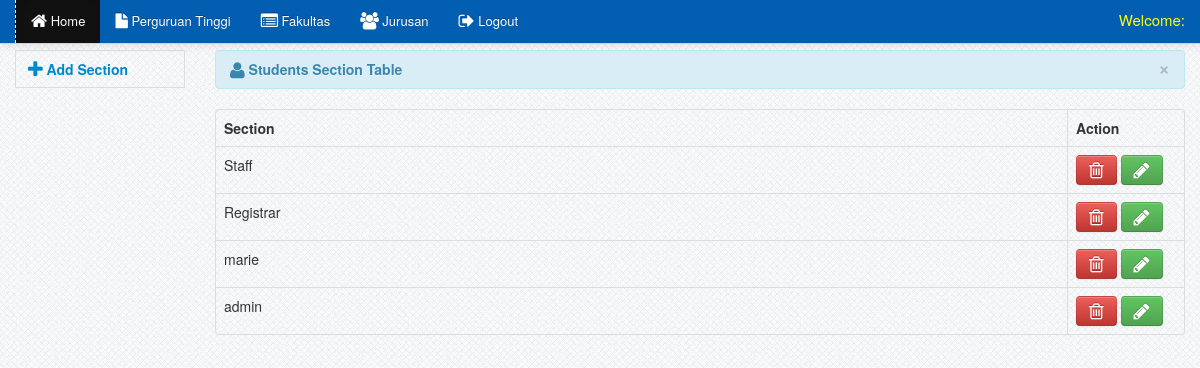
The page /registrar/section.php (signed in) on the database its author committed.
### tables this page shows
CREATE TABLE IF NOT EXISTS `users` (
  `user_id` int(11) NOT NULL AUTO_INCREMENT,
  `username` varchar(100) NOT NULL,
  `password` varchar(100) NOT NULL,
  `firstname` varchar(100) NOT NULL,
  `lastname` varchar(100) NOT NULL,
  `user_type` varchar(100) NOT NULL,
  PRIMARY KEY (`user_id`)
);

### registrar/section.php (the view, shortened to what this page needs)
<?php include('header.php'); ?>
<?php include('navbar_dasboard.php'); ?>
    <div class="container">
		<div class="margin-top">
			<div class="row">
			<div class="span2">
										<ul class="nav nav-tabs nav-stacked">
											<li>
											<a href="#add_user" data-toggle="modal" ><i class="icon-plus icon-large"></i>&nbsp;<strong>Add Section</strong></a>
											</li>
										</ul>
			</div>
			<div class="span10">
                            <table cellpadding="0" cellspacing="0" border="0" class="table  table-bordered" id="example">
                                <div class="alert alert-info">
                                    <button type="button" class="close" data-dismiss="alert">&times;</button>
                                    <strong><i class="icon-user icon-large"></i>&nbsp;Students Section Table</strong>
                                </div>
                                <thead>
                                    <tr>
                                        <th>Section</th>
                                        <th>Action</th>
                                    </tr>
                                </thead>
                                <tbody>
                                  <?php $user_query=mysql_query("select * from users")or die(mysql_error());
									while($row=mysql_fetch_array($user_query)){
									$id=$row['user_id']; ?>
									 <tr class="del<?php echo $id ?>">
                                    <td><?php echo $row['username']; ?></td>
                                    <td width="100">
                                        <a rel="tooltip"  title="Delete" id="<?php echo $id; ?>" class="btn btn-danger"><i class="icon-trash icon-large"></i></a>
                                        <a rel="tooltip"  title="Edit" id="e<?php echo $id; ?>" href="#edit<?php echo $id; ?>" data-toggle="modal" class="btn btn-success"><i class="icon-pencil icon-large"></i></a>
									</td>
                                    </tr>
									<?php } ?>
                                </tbody>
                            </table>
			</div>
			</div>
		</div>
    </div>
<?php include('footer.php') ?>

### css/docs.css (style rules this page uses)
.margin-top { margin-top:50px; }
body { background: url(../img/grid_noise.png); position: relative; }

### css/print.css (style rules this page uses)
table { font-family:arial !important; }
#example th { border-right:1px solid; font-family:arial !important; }
#example th:first-child { border-left:1px solid; font-family:arial !important; }
#example td { border-right:1px solid; text-align:center; }
#example td:first-child { border-left:1px solid; text-align:center; }

### rows shown on the page
users: username "Staff"
users: username "Registrar"
users: username "marie"
users: username "admin"
